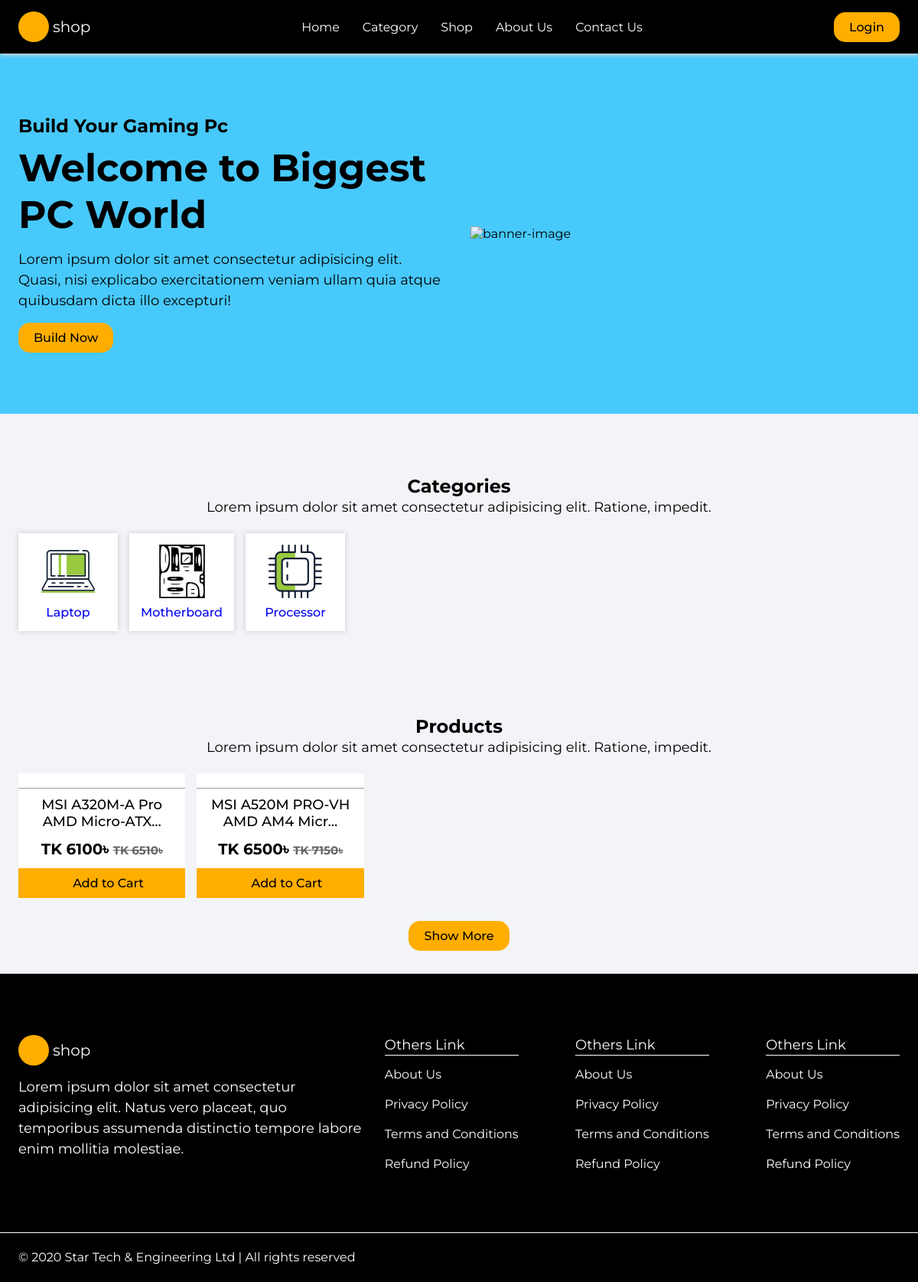
The page / on the database its author committed.
### store/models.py (models this page shows, shortened)
class Category(models.Model):
    name = models.CharField(max_length=255)
    slug = models.SlugField(max_length=255, unique=True)
    image = models.ImageField(upload_to="images/", max_length=100)
    updated_at = models.DateTimeField(auto_now=True)
    created_at = models.DateTimeField(auto_now_add=True)
    class Meta:
        ordering=['name']

class Product(models.Model):
    name = models.CharField(max_length=255)
    slug = models.SlugField(max_length=255, unique=True)
    category = models.ForeignKey(Category, on_delete=models.CASCADE, default=True)
    brand = models.ForeignKey(Brand, on_delete=models.CASCADE, null=True)
    key_features = models.TextField()
    specification = models.TextField()
    description = models.TextField()
    price = models.IntegerField()
    actual_price = models.IntegerField(null=True, blank=True)
    image = models.ImageField(upload_to="images/", max_length=100)
    is_stock = models.BooleanField(default=True)
    product_code = models.CharField(max_length=255, unique=True, null=True)
    updated_at = models.DateTimeField(auto_now=True)
    created_at = models.DateTimeField(auto_now_add=True)
    class Meta:
        ordering=['-created_at']

### store/views.py (the view)
# urls.py: path('', views.index, name='index'),
def index(request):
    categories = Category.objects.all()
    products = Product.objects.all()
    context ={
        'categories': categories,
        'products': products
    }
    return render(request, 'home/index.html', context)

### store/templates/home/index.html (shortened to what this page needs)
{% extends "main.html" %}
{% load static %}
{% block content %}
<div class="banner">
    <div class="container banner__container">
        <div class="left__side-box">
            <h3 class="mb-10">Build Your Gaming Pc</h3>
            <h1 class="mb-15">Welcome to Biggest PC World</h1>
            <p class="mb-15">Lorem ipsum dolor sit amet consectetur adipisicing elit. Quasi, nisi explicabo
                exercitationem veniam ullam quia atque quibusdam dicta illo excepturi!</p>
            <a href="" class="btn btn-lg">Build Now</a>
        </div>
        <div class="right__side-box">
            <img src="{% static 'image/pc.png' %}" alt="banner-image">
        </div>
    </div>
</div>
<section class="category">
    <div class="container category__container">
        <div class="heading">
            <h2>Categories</h2>
            <p>Lorem ipsum dolor sit amet consectetur adipisicing elit. Ratione, impedit.</p>
        </div>
        <div class="categories">
            {% for category in categories %}
            <div class="item">
                <img src="{{ category.image.url }}" alt="Laptop">
                <a href="{% url 'category.show' category.slug %}">{{ category.name }}</a>
            </div>
            {% endfor %}
        </div>
    </div>
</section>
<section class="product">
    <div class="container product__container">
        <div class="heading">
            <h2>Products</h2>
            <p>Lorem ipsum dolor sit amet consectetur adipisicing elit. Ratione, impedit.</p>
        </div>
        <div class="products">
            {% for product in products %}
            <div class="item">
                <div class="image">
                    <a href="#">
                    </a>
                </div>
                <div class="text-area">
                    <a class="product-title mb-10" href="{% url 'product.show' product.slug %}">{{ product.name|truncatechars:30 }}</a>
                    <p class="price">TK {{ product.price }}৳ <span>TK {{product.actual_price }}৳</span></p>
                </div>
                <a href="#" class="btn product-btn"><i class="fa-solid fa-cart-plus"></i> Add to Cart</a>
            </div>
            {% endfor %}
        </div>
        <div class="show-more">
            <a href="#" class="btn show-all">Show More</a>
        </div>
    </div>
</section>
{% endblock content %}

### static/css/style.css (style rules this page uses)
:root { --primary-color: rgb(255, 174, 0); --secondary-color: rgb(255, 145, 0); --white-color: #fff; --black-color: #000; --gray-color: rgb(48, 48, 48); }
* { margin: 0; padding: 0; box-sizing: border-box; }
body { font-family: 'Montserrat', sans-serif; background: #f2f4f8; }
a { text-decoration: none; display: inline-block; }
img { width: 100%; }
h1 { font-size: 50px; }
h2 { font: 34px; }
h3 { font-size: 24px; }
p { font-size: 18px; line-height: 1.5; }
section { padding: 80px 0; }
.container { padding: 0 2%; }
.btn { background: var(--primary-color); padding: 10px 20px; color: var(--black-color); font-weight: 500; border-radius: 15px; cursor: pointer; }
.mb-10 { margin-bottom: 10px; }
.mb-15 { margin-bottom: 15px; }
.heading { text-align: center; margin-bottom: 20px; }
.banner { padding: 80px 0; background: rgb(72, 201, 252); }
.banner .banner__container { display: flex; gap: 30px; justify-content: space-between; align-items: center; }
.banner .left__side-box { flex-basis: 50%; }
.banner .right__side-box { flex-basis: 50%; }
.category .categories { display: grid; grid-template-columns: repeat(8, 1fr); gap: 15px; }
.category .categories .item { background: var(--white-color); box-shadow: 0 0 7px rgb(202, 202, 202); padding: 15px; text-align: center; }
.category .categories .item img { width: 70px; margin-bottom: 5px; }
.category .categories .item a { font-weight: 500; }
.product { padding: 30px 0; }
.products { display: grid; grid-template-columns: repeat(5, 1fr); gap: 15px; }
.products .item { background: var(--white-color); }
.products .item .image { border-bottom: 1px solid rgb(156, 156, 156); }
.products .item .image a { width: 100%; }
.products .item .text-area { padding: 10px; }
.products .item .text-area .product-title { font-size: 18px; font-weight: 500; color: var(--black-color); text-align: center; }
.products .item .text-area .price { text-align: center; font-size: 20px; font-weight: bold; }
.products .item .text-area .price span { font-size: 15px; color: rgb(100, 100, 100); text-decoration: line-through; }
.product-btn { border-radius: 0; width: 100%; text-align: center; }
.show-more { text-align: center; margin-top: 30px; }

### rows shown on the page
Category: image (picture), name "Laptop"
Category: image (picture), name "Motherboard"
Category: image (picture), name "Processor"
Product: name "MSI A320M-A Pro AMD Micro-ATX…", price "6100", actual_price "6510"
Product: name "MSI A520M PRO-VH AMD AM4 Micr…", price "6500", actual_price "7150"
